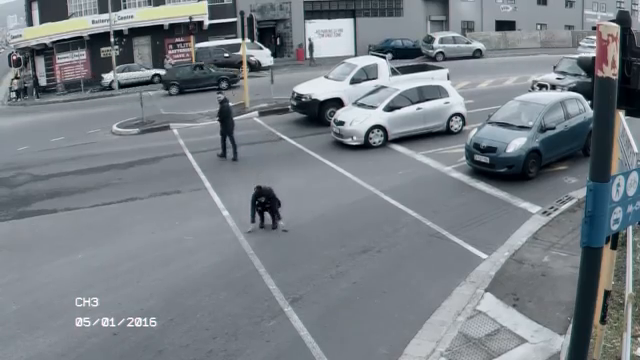
#> input picture frame 100 of cell.mp4, 640 x 360 px, given in place of queda.mp4, which was not available
$ python new.py
#> lines starting #> are read from the running program, lines starting #| are printed output that depends on the picture; after the words box and inside, x2 and y2 are one past the last pixel; in counts of white or black regions, pixels touching at a corner belong together; pictures that were not available may be replaced by others from this repository, and a replacement may not be noted
#Based on Zed code - Person Fall detection using raspberry pi camera and opencv lib. Link: https://www.youtube.com/watch?v=eXMYZedp0Uo

import cv2
import time

fitToEllipse = False
cap = cv2.VideoCapture('video-fall-detection/queda.mp4')
time.sleep(2)

fgbg = cv2.createBackgroundSubtractorMOG2()
j = 0

while(1):
    ret, frame = cap.read()
#> frame is the input picture: shape (360, 640, 3); mean B, G, R 133.5, 127, 120.2

    #Convert each frame to gray scale and subtract the background
    try:
        gray = cv2.cvtColor(frame, cv2.COLOR_BGR2GRAY)
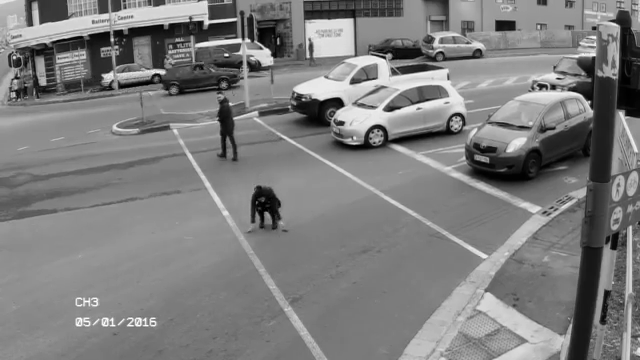
#> gray: shape (360, 640); min 0, max 255, mean 125.7
        fgmask = fgbg.apply(gray)
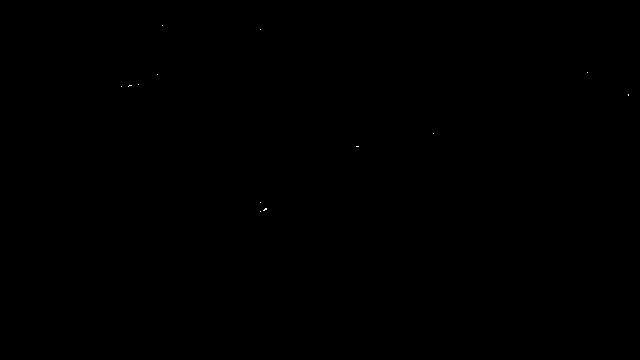
#> fgmask: shape (360, 640); values 127 (black) and 255 (white), 0.01% white in thin lines or dots, all inside (x1, y1, x2, y2) = (121, 25, 629, 212)

        #Find contours
        contours, _ = cv2.findContours(fgmask, cv2.RETR_TREE, cv2.CHAIN_APPROX_SIMPLE)
#> contours = [[[0, 0], [0, 359], [639, 359], [639, 0]]]

        if contours:

            # List to hold all areas
            areas = []

            for contour in contours:
                ar = cv2.contourArea(contour)
                areas.append(ar)
#> this loop made 1 pass
#> (contour, ar) on pass 1: ([[0, 0], [0, 359], [639, 359], [639, 0]], 229401)
#> after the loop, areas = [229401]

            max_area = max(areas, default = 0)
#> max_area = 229401

            max_area_index = areas.index(max_area)
#> max_area_index = 0

            cnt = contours[max_area_index]
#> cnt = [[0, 0], [0, 359], [639, 359], [639, 0]]

            M = cv2.moments(cnt)
#> M = moments, m00 229401, centre m10/m00, m01/m00 = (319.5, 179.5)

            x, y, w, h = cv2.boundingRect(cnt)
#> x = 0; y = 0; w = 640; h = 360

            cv2.drawContours(fgmask, [cnt], 0, (255,255,255), 3, maxLevel = 0)
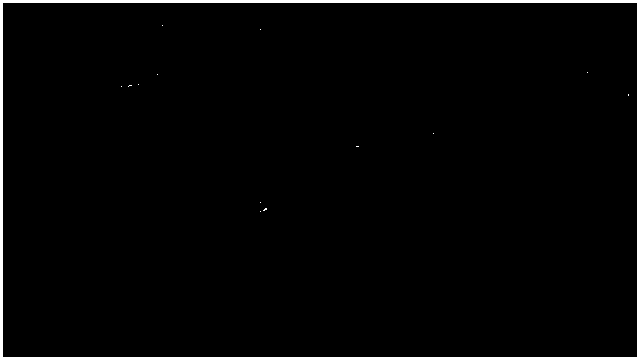
#> fgmask: shape (360, 640); values 127 (black) and 255 (white), 2.6% white; 14 white regions (13 under 20 px), largest, box (x1, y1, x2, y2) and area: (0, 0, 640, 360) 5964

            if h < w:
                j += 1

            if j > 10:
                print("FALL" + str(j))
                cv2.putText(frame, 'Fall Detected', (x-7, y-7), cv2.FONT_HERSHEY_TRIPLEX, 1.0, (255, 255, 255), 3)
                cv2.rectangle(frame,(x,y),(x+w,y+h),(0,0,255),2)

            if h > w:
                j = 0
                cv2.rectangle(frame,(x,y),(x+w,y+h),(0,255,0),2)


            cv2.imshow('video', frame)

            if cv2.waitKey(33) == 27:
#> (key Esc is pressed here)
                break
    except Exception as e:
        break
cv2.destroyAllWindows()

$ run again, starting later in the video
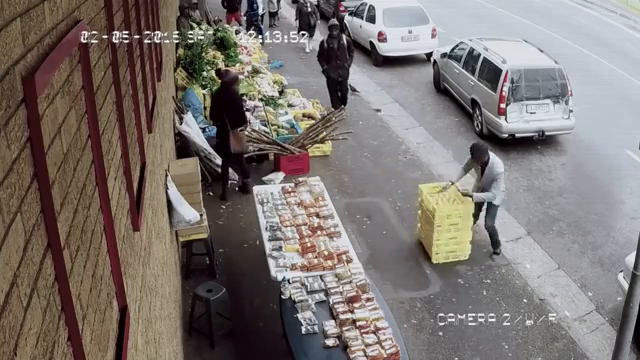
#> input picture frame 450 of cell.mp4, 640 x 360 px, given in place of queda.mp4, which was not available
#> frame is the input picture: shape (360, 640, 3); mean B, G, R 112.1, 115.9, 123.5
#> `gray = cv2.cvtColor(frame, cv2.COLOR_BGR2GRAY)`:
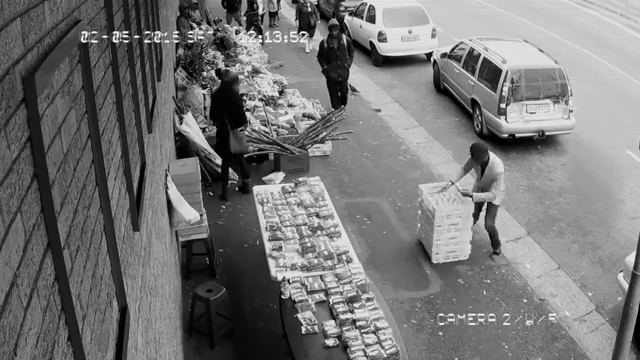
#> gray: shape (360, 640); min 0, max 255, mean 117.7
#> contours = [[[0, 0], [0, 359], [639, 359], [639, 0]]]
#> the loop `for contour in contours:` made 1 pass
#> (contour, ar) on pass 1: ([[0, 0], [0, 359], [639, 359], [639, 0]], 229401)
#> after the loop `for contour in contours:`: areas = [229401]
#> max_area = 229401
#> max_area_index = 0
#> cnt = [[0, 0], [0, 359], [639, 359], [639, 0]]
#> M = moments, m00 229401, centre m10/m00, m01/m00 = (319.5, 179.5)
#> x = 0; w = 640; h = 360

$ run again, starting later in the video
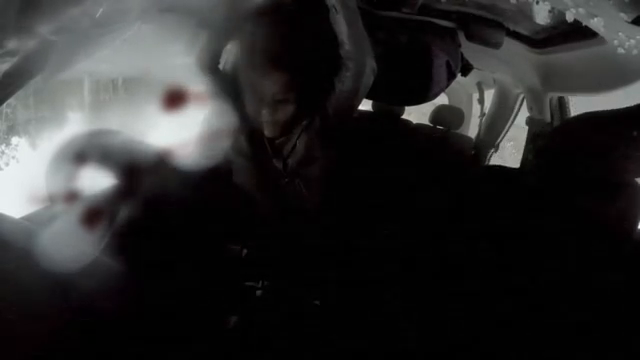
#> input picture frame 801 of cell.mp4, 640 x 360 px, given in place of queda.mp4, which was not available
#> frame is the input picture: shape (360, 640, 3); mean B, G, R 41.5, 41.3, 41.5
#> `fgmask = fgbg.apply(gray)`:
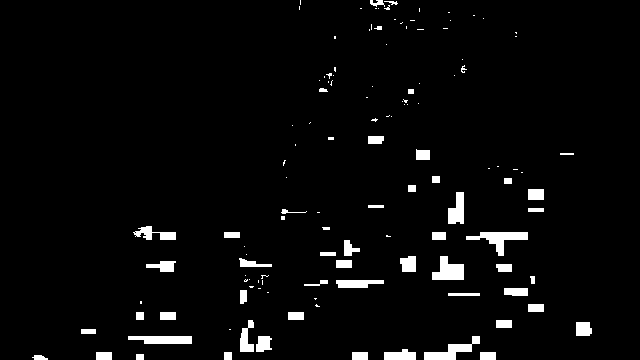
#> fgmask: shape (360, 640); values 127 (black) and 255 (white), 3.6% white; 125 white regions (71 under 20 px), largest, box (x1, y1, x2, y2) and area: (466, 232, 528, 256) 576, (432, 256, 464, 280) 512, (424, 336, 480, 360) 512
#> contours = [[[0, 0], [0, 359], [639, 359], [639, 0]]]
#> the loop `for contour in contours:` made 1 pass
#> (contour, ar) on pass 1: ([[0, 0], [0, 359], [639, 359], [639, 0]], 229401)
#> after the loop `for contour in contours:`: areas = [229401]
#> max_area = 229401
#> max_area_index = 0
#> cnt = [[0, 0], [0, 359], [639, 359], [639, 0]]
#> M = moments, m00 229401, centre m10/m00, m01/m00 = (319.5, 179.5)
#> x = 0; w = 640; h = 360
#> `cv2.drawContours(fgmask, [cnt], 0, (255,255,255), 3, maxLevel = 0)`:
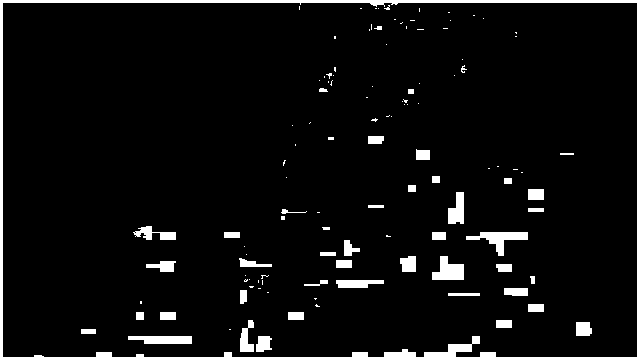
#> fgmask: shape (360, 640); values 127 (black) and 255 (white), 6% white; 115 white regions (70 under 20 px), largest, box (x1, y1, x2, y2) and area: (0, 0, 640, 360) 6926, (466, 232, 528, 256) 576, (432, 256, 464, 280) 512
